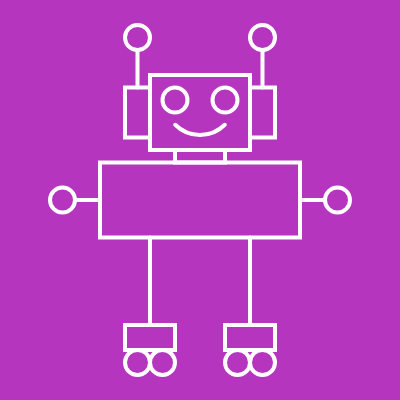
Frame 1 (no input)
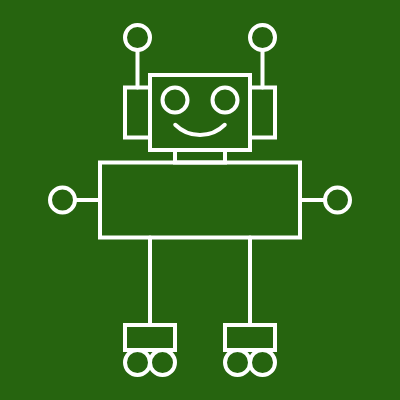
Frame 60 (no input)
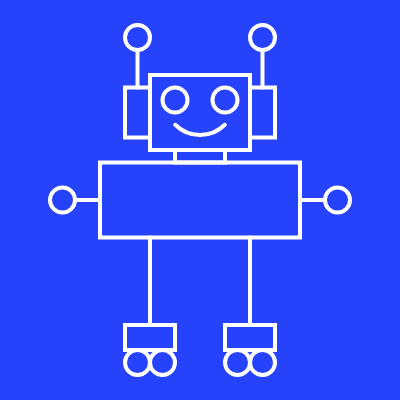
Frame 120 (the mouse pressed at the canvas centre since frame 60)

The p5.js sketch that drew these frames (run headless with seeded random() and noise() and a simulated clock; from frame 60 on, the mouse is pressed at the canvas centre):

// p5.js sketch
// ── sketch.js
var x;
var y;
var z;

function setup() {
  createCanvas(400, 400);
}

function draw() {
  x=random(0,255);
  y=random(0,255);
	z=random(0,255);
  background(x,y,z);
	strokeWeight(4);
	stroke(255,255,255);
	noFill();
  rect(100,162.5,200,75);
	rect(175,150,50,12.5);
	rect(150,75,100,75);
	rect(125,87.5,25,50);
	rect(250,87.5,25,50);
	rect(125,325,50,25);
	rect(225,325,50,25);
	line(137.5,50,137.5,87.5);
	line(262.5,50,262.5,87.5);
	line(75,200,100,200);
	line(300,200,325,200);
	line(150,237.5,150,325);
	line(250,237.5,250,325);
	ellipse(137.5,37.5,25,25);
	ellipse(262.5,37.5,25,25);
	ellipse(175,100,25,25);
	ellipse(225,100,25,25);
	ellipse(62.5,200,25,25);
	ellipse(337.5,200,25,25);
	ellipse(137.5,362.5,25,25);
	ellipse(162.5,362.6,25,25);
	ellipse(237.5,362.5,25,25);
	ellipse(262.5,362.5,25,25);
	arc(200,100,70,70,PI/4,PI*3/4)

}

function mousePressed() {

}
